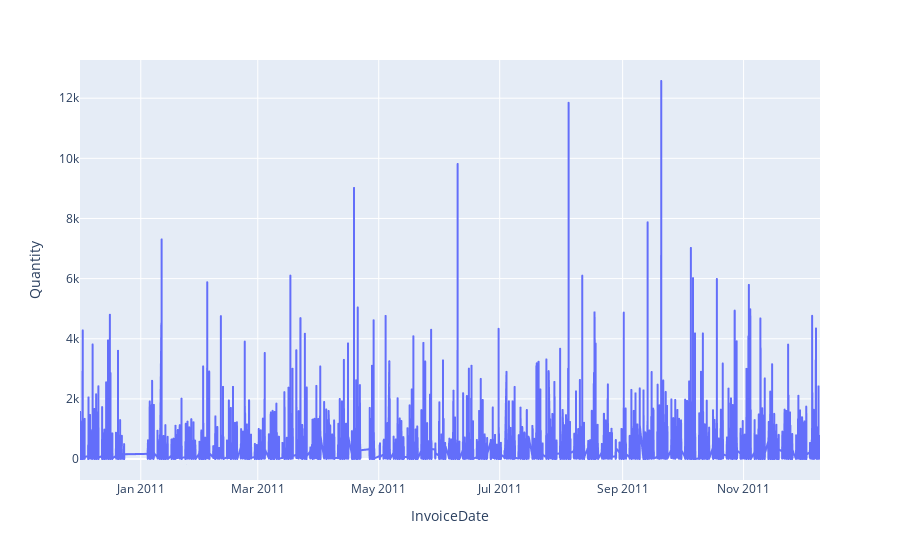

The cell this chart's notebook holds for it:
### Markdown cell above
## 6. Create an interactive line chart showing quantity sold by day for the United Kingdom. 
## Add drop-down boxes for Year and Month that allow you to filter the date range that appears in the chart.

### Code cell
## 6. Create an interactive line chart showing quantity sold by day for the United Kingdom. 
## Add drop-down boxes for Year and Month that allow you to filter the date range that appears in the chart.

data = retail_df[retail_df['Country'] == 'United Kingdom']

data = data.groupby('InvoiceDate').agg({'Quantity':'sum'}).reset_index()

fig = px.line(data, x='InvoiceDate', y='Quantity')

fig.show()

### Figure 1 — Plotly figure (JSON) as saved in the notebook; plotly's stock layout.template omitted (floating-point values rounded to 4 significant figures; data arrays with more than 128 entries replaced by an {"elided": "..."} marker saying what was removed)
{"data": [{"hovertemplate": "InvoiceDate=%{x}<br>Quantity=%{y}<extra></extra>", "legendgroup": "", "line": {"color": "#636efa", "dash": "solid"}, "marker": {"symbol": "circle"}, "mode": "lines", "name": "", "showlegend": false, "type": "scattergl", "x": {"elided": "15553 str values"}, "xaxis": "x", "y": {"elided": "15553 int values"}, "yaxis": "y"}], "layout": {"legend": {"tracegroupgap": 0}, "margin": {"t": 60}, "xaxis": {"anchor": "y", "domain": [0, 1], "title": {"text": "InvoiceDate"}}, "yaxis": {"anchor": "x", "domain": [0, 1], "title": {"text": "Quantity"}}}}
